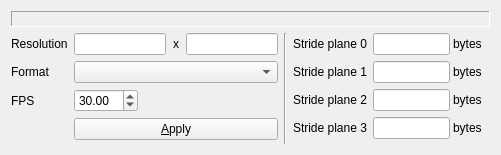
<?xml version="1.0" encoding="UTF-8"?>
<ui version="4.0">
 <class>RawFormatWidget</class>
 <widget class="QWidget" name="RawFormatWidget">
  <property name="geometry">
   <rect>
    <x>0</x>
    <y>0</y>
    <width>501</width>
    <height>155</height>
   </rect>
  </property>
  <property name="windowTitle">
   <string>Form</string>
  </property>
  <layout class="QVBoxLayout" name="verticalLayout">
   <item>
    <widget class="QLabel" name="Title">
     <property name="mouseTracking">
      <bool>true</bool>
     </property>
     <property name="frameShape">
      <enum>QFrame::Panel</enum>
     </property>
     <property name="frameShadow">
      <enum>QFrame::Sunken</enum>
     </property>
     <property name="lineWidth">
      <number>1</number>
     </property>
     <property name="text">
      <string/>
     </property>
     <property name="scaledContents">
      <bool>false</bool>
     </property>
     <property name="textInteractionFlags">
      <set>Qt::TextSelectableByKeyboard|Qt::TextSelectableByMouse</set>
     </property>
    </widget>
   </item>
   <item>
    <layout class="QHBoxLayout" name="horizontalLayout">
     <property name="sizeConstraint">
      <enum>QLayout::SetDefaultConstraint</enum>
     </property>
     <item>
      <layout class="QGridLayout" name="gridLayout_3">
       <item row="2" column="0">
        <widget class="QLabel" name="label_3">
         <property name="text">
          <string>Format</string>
         </property>
        </widget>
       </item>
       <item row="1" column="0">
        <widget class="QLabel" name="label">
         <property name="text">
          <string>Resolution</string>
         </property>
        </widget>
       </item>
       <item row="1" column="1">
        <layout class="QHBoxLayout" name="horizontalLayout_2">
         <property name="spacing">
          <number>0</number>
         </property>
         <item>
          <widget class="QLineEdit" name="Width">
           <property name="maxLength">
            <number>4</number>
           </property>
          </widget>
         </item>
         <item>
          <widget class="QLabel" name="label_2">
           <property name="text">
            <string>  x  </string>
           </property>
           <property name="alignment">
            <set>Qt::AlignCenter</set>
           </property>
          </widget>
         </item>
         <item>
          <widget class="QLineEdit" name="Height">
           <property name="maxLength">
            <number>4</number>
           </property>
          </widget>
         </item>
         <item>
          <spacer name="horizontalSpacer_3">
           <property name="orientation">
            <enum>Qt::Horizontal</enum>
           </property>
           <property name="sizeHint" stdset="0">
            <size>
             <width>0</width>
             <height>0</height>
            </size>
           </property>
          </spacer>
         </item>
        </layout>
       </item>
       <item row="3" column="0">
        <widget class="QLabel" name="label_4">
         <property name="text">
          <string>FPS</string>
         </property>
        </widget>
       </item>
       <item row="4" column="1">
        <widget class="QPushButton" name="Apply">
         <property name="text">
          <string>&amp;Apply</string>
         </property>
        </widget>
       </item>
       <item row="2" column="1">
        <widget class="QComboBox" name="Color"/>
       </item>
       <item row="5" column="1">
        <spacer name="verticalSpacer_2">
         <property name="orientation">
          <enum>Qt::Vertical</enum>
         </property>
         <property name="sizeHint" stdset="0">
          <size>
           <width>20</width>
           <height>40</height>
          </size>
         </property>
        </spacer>
       </item>
       <item row="3" column="1">
        <layout class="QHBoxLayout" name="horizontalLayout_3">
         <item>
          <widget class="QDoubleSpinBox" name="FPS">
           <property name="alignment">
            <set>Qt::AlignLeading|Qt::AlignLeft|Qt::AlignVCenter</set>
           </property>
           <property name="minimum">
            <double>1.000000000000000</double>
           </property>
           <property name="maximum">
            <double>300.000000000000000</double>
           </property>
           <property name="value">
            <double>30.000000000000000</double>
           </property>
          </widget>
         </item>
         <item>
          <spacer name="horizontalSpacer">
           <property name="orientation">
            <enum>Qt::Horizontal</enum>
           </property>
           <property name="sizeHint" stdset="0">
            <size>
             <width>40</width>
             <height>20</height>
            </size>
           </property>
          </spacer>
         </item>
        </layout>
       </item>
      </layout>
     </item>
     <item>
      <widget class="Line" name="line">
       <property name="orientation">
        <enum>Qt::Vertical</enum>
       </property>
      </widget>
     </item>
     <item>
      <layout class="QGridLayout" name="gridLayout_2">
       <property name="sizeConstraint">
        <enum>QLayout::SetDefaultConstraint</enum>
       </property>
       <property name="verticalSpacing">
        <number>6</number>
       </property>
       <item row="0" column="1">
        <layout class="QHBoxLayout" name="horizontalLayout_5">
         <property name="spacing">
          <number>3</number>
         </property>
         <item>
          <widget class="QLineEdit" name="Stride0">
           <property name="maxLength">
            <number>5</number>
           </property>
          </widget>
         </item>
         <item>
          <widget class="QLabel" name="labelSB0">
           <property name="text">
            <string>bytes</string>
           </property>
          </widget>
         </item>
        </layout>
       </item>
       <item row="1" column="0">
        <widget class="QLabel" name="labelS1">
         <property name="text">
          <string>Stride plane 1</string>
         </property>
        </widget>
       </item>
       <item row="1" column="1">
        <layout class="QHBoxLayout" name="horizontalLayout_6">
         <property name="spacing">
          <number>3</number>
         </property>
         <item>
          <widget class="QLineEdit" name="Stride1">
           <property name="maxLength">
            <number>5</number>
           </property>
          </widget>
         </item>
         <item>
          <widget class="QLabel" name="LabelSB1">
           <property name="text">
            <string>bytes</string>
           </property>
          </widget>
         </item>
        </layout>
       </item>
       <item row="2" column="0">
        <widget class="QLabel" name="LabelS2">
         <property name="text">
          <string>Stride plane 2</string>
         </property>
        </widget>
       </item>
       <item row="2" column="1">
        <layout class="QHBoxLayout" name="horizontalLayout_7">
         <property name="spacing">
          <number>3</number>
         </property>
         <item>
          <widget class="QLineEdit" name="Stride2">
           <property name="maxLength">
            <number>5</number>
           </property>
          </widget>
         </item>
         <item>
          <widget class="QLabel" name="LabelSB2">
           <property name="text">
            <string>bytes</string>
           </property>
          </widget>
         </item>
        </layout>
       </item>
       <item row="3" column="0">
        <widget class="QLabel" name="LabelS3">
         <property name="text">
          <string>Stride plane 3</string>
         </property>
        </widget>
       </item>
       <item row="3" column="1">
        <layout class="QHBoxLayout" name="layoutS3">
         <property name="spacing">
          <number>3</number>
         </property>
         <item>
          <widget class="QLineEdit" name="Stride3">
           <property name="maxLength">
            <number>5</number>
           </property>
          </widget>
         </item>
         <item>
          <widget class="QLabel" name="LabelSB3">
           <property name="text">
            <string>bytes</string>
           </property>
          </widget>
         </item>
        </layout>
       </item>
       <item row="0" column="0">
        <widget class="QLabel" name="labelS0">
         <property name="text">
          <string>Stride plane 0</string>
         </property>
        </widget>
       </item>
       <item row="4" column="0">
        <spacer name="verticalSpacer">
         <property name="orientation">
          <enum>Qt::Vertical</enum>
         </property>
         <property name="sizeHint" stdset="0">
          <size>
           <width>20</width>
           <height>40</height>
          </size>
         </property>
        </spacer>
       </item>
      </layout>
     </item>
     <item>
      <spacer name="horizontalSpacer_2">
       <property name="orientation">
        <enum>Qt::Horizontal</enum>
       </property>
       <property name="sizeHint" stdset="0">
        <size>
         <width>40</width>
         <height>20</height>
        </size>
       </property>
      </spacer>
     </item>
    </layout>
   </item>
  </layout>
 </widget>
 <tabstops>
  <tabstop>Width</tabstop>
  <tabstop>Height</tabstop>
  <tabstop>Stride0</tabstop>
  <tabstop>Stride1</tabstop>
  <tabstop>Stride2</tabstop>
  <tabstop>Stride3</tabstop>
 </tabstops>
 <resources/>
 <connections/>
</ui>
